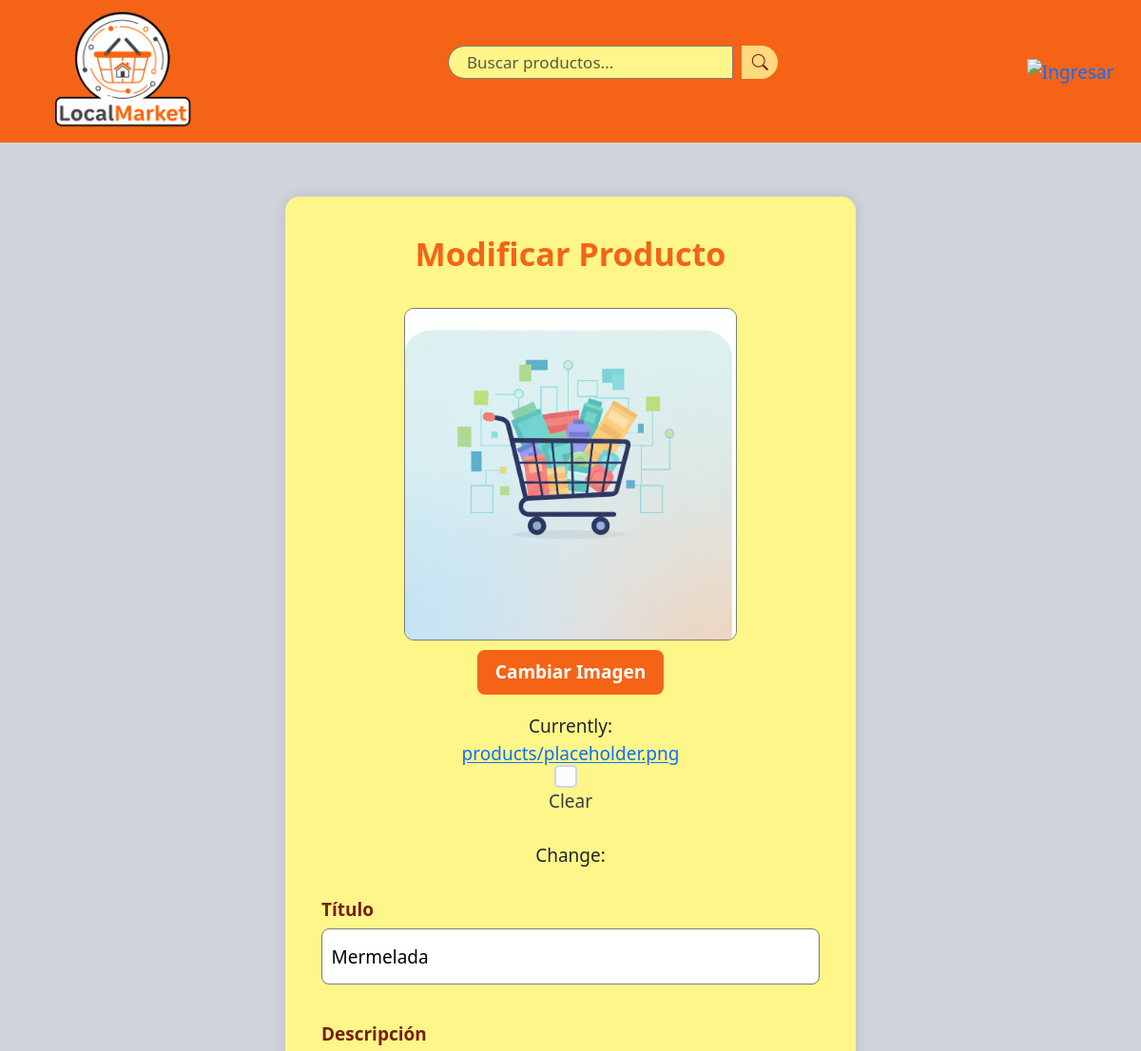
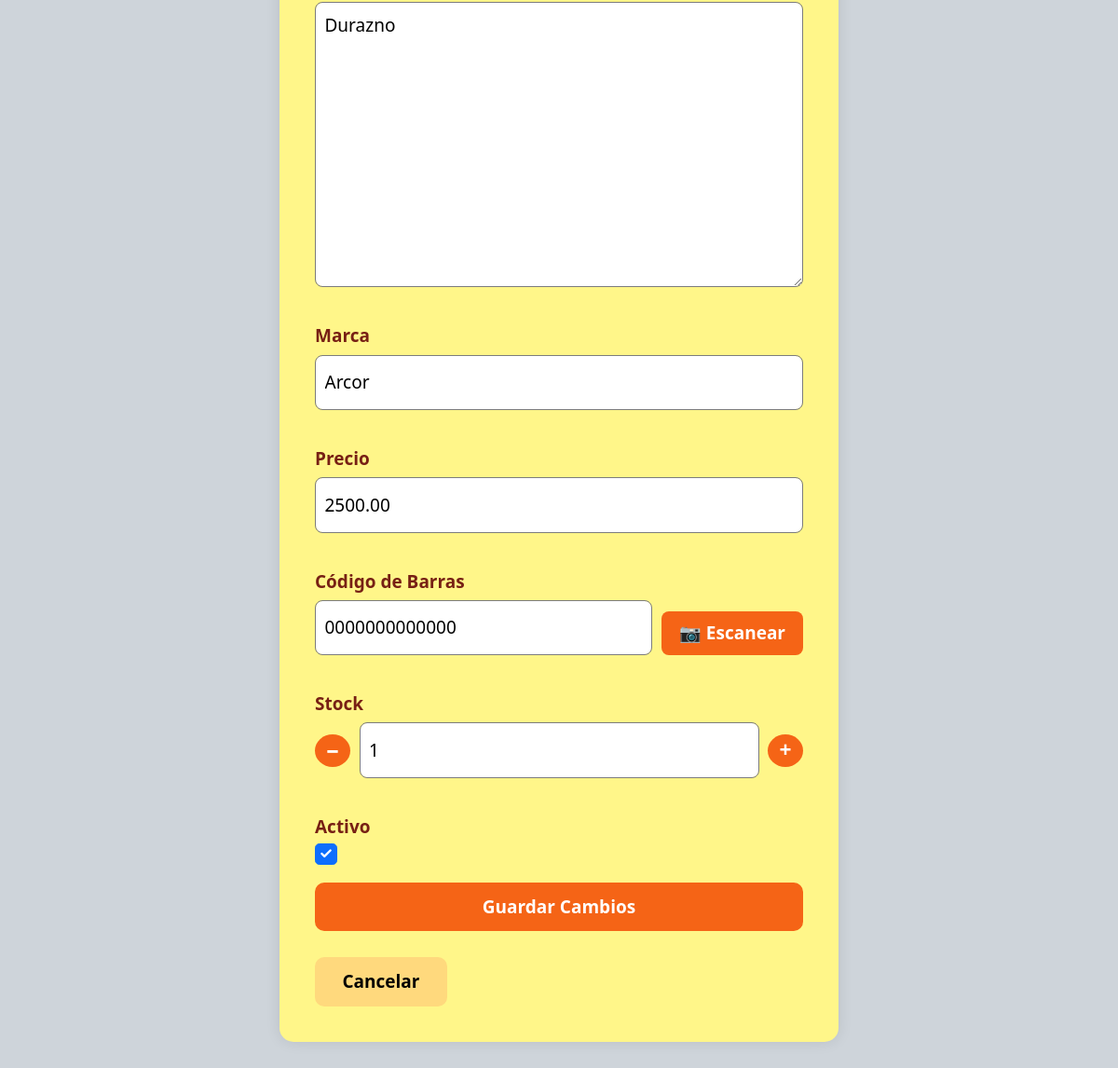
Screenshot of /productos/3/modificar/ with the database file from the repository (2 pictures, top to bottom).
### market/models.py (models this page shows, shortened)
class Product(models.Model):
    seller = models.ForeignKey(
        settings.AUTH_USER_MODEL,
        on_delete=models.CASCADE,
        related_name="products"
    )
    title = models.CharField(max_length=200)
    description = models.TextField(blank=True)
    marca = models.CharField(max_length=100, blank=True, default="Generico")
    price = models.DecimalField(max_digits=12, decimal_places=2)
    image = models.ImageField(
        upload_to="products/",
        blank=True,
        null=True,
        default="products/placeholder.png"
    )
    barcode = models.CharField(
        max_length=13,
        blank=True,
        default="0000000000000"
    )
    stock = models.IntegerField(
        blank=True,
        default=1
    )
    created_at = models.DateTimeField(auto_now_add=True)
    active = models.BooleanField(default=True)
    source = models.CharField(max_length=100, blank=True, default="Coto")  # supermercado
    query = models.CharField(max_length=100, blank=True, null=True)  # término de búsqueda

### market/views.py (the view)
# urls.py: path('<int:product_id>/modificar/', views.mod_product, name='mod_product'),
def mod_product(request, product_id):
    product = get_object_or_404(Product, pk=product_id)
    if request.method == 'POST':
        form = ProductForm(request.POST, request.FILES, instance=product)
        if form.is_valid():
            form.save()
            return redirect('market:product_list')
    else:
        form = ProductForm(instance=product)
    return render(request, 'market/mod_product.html', {'form': form})

### market/forms.py
class ProductForm(forms.ModelForm):
    class Meta:
        model = Product
        fields = ["title", "description", "marca", "price", "active", "image","barcode","stock",]
        widgets = {
            "title": forms.TextInput(attrs={"class": "form-control"}),
            "description": forms.Textarea(attrs={"class": "form-control"}),
            "marca": forms.TextInput(attrs={"class": "form-control"}),
            "price": forms.NumberInput(attrs={"class": "form-control"}),
            "active": forms.CheckboxInput(attrs={"class": "form-check-input"}),
            "image": forms.ClearableFileInput(attrs={
                "id": "id_image",
                "accept": "image/*"
            }),
            "barcode": forms.TextInput(attrs={
               "class": "form-control",
               "placeholder": "Ej: 0000000000000"
           }),
            "stock": forms.NumberInput(attrs={
               "class": "form-control",
               "min": "0",
               "placeholder": "Cantidad disponible"
           }),
        }

### market/context_processors.py (called while the page is built)
def user_avatar(request):
    if request.user.is_authenticated:
        avatar_url = get_user_avatar(request.user)
        return {'user_avatar_url': avatar_url}
    return {}

### market/templates/market/mod_product.html (shortened to what this page needs)
{% extends "base.html" %}
{% block content %}
<div class="add-product-container">
  <h2 class="title">Modificar Producto</h2>
  <form method="post" enctype="multipart/form-data" class="add-product-form">
    <div class="image-upload-group">
      <div class="image-preview-wrapper">
        <img id="imagePreview"
             src="{% if form.instance.image %}{{ form.instance.image.url }}{% else %}{{ MEDIA_URL }}products/placeholder.png{% endif %}"
             data-placeholder="{{ MEDIA_URL }}products/placeholder.png"
             alt="Preview imagen"
             class="image-preview">
      </div>
      <button type="button" id="selectImageBtn" class="btn select-image-btn">
        Cambiar Imagen
      </button>
      {{ form.image }}
    </div>
    <div class="form-inputs">
      <div class="form-group">
        <label for="id_title">Título</label>
        {{ form.title }}
      </div>
      <div class="form-group">
        <label for="id_description">Descripción</label>
        {{ form.description }}
      </div>
      <div class="form-group">
        <label for="id_marca">Marca</label>
        {{ form.marca }}
      </div>
      <div class="form-group">
        <label for="id_price">Precio</label>
        {{ form.price }}
      </div>
      <div class="form-group">
        <label for="id_barcode">Código de Barras</label>
        <div class="barcode-group">
          {{ form.barcode }}
          <button type="button" class="barcode-scan-btn" onclick="window.location.href='{% url 'scanner:scan' %}'">
            📷 Escanear
          </button>
        </div>
      </div>
      <div class="form-group">
        <label for="id_stock">Stock</label>
        <div class="stock-group">
          <button type="button" class="stock-btn" onclick="decrementStock()">−</button>
          {{ form.stock }}
          <button type="button" class="stock-btn" onclick="incrementStock()">+</button>
        </div>
      </div>
      <div class="form-group">
        <label for="id_active">Activo</label>
        {{ form.active }}
      </div>
    </div>
    <div class="form-actions">
      <button type="submit" class="btn save-btn">Guardar Cambios</button>
      <a href="{% url 'market:product_list' %}" class="btn cancel-btn">Cancelar</a>
    </div>
  </form>
</div>
{% endblock %}

### static/css/styles.css (style rules this page uses)
:root { --orange-pantone: #f56416ff; --falu-red: #772014ff; --gray: #7c7c7cff; --jasmine: #ffd97dff; --maize: #fff689ff; }
.add-product-container { max-width: 600px; margin: 2rem auto; background-color: var(--maize); padding: 2rem; border-radius: 15px; box-shadow: 0 0 15px rgba(0, 0, 0, 0.1); }
.title { color: var(--orange-pantone); text-align: center; margin-bottom: 2rem; font-size: 1.8rem; }
.image-upload-group { display: flex; flex-direction: column; align-items: center; margin-bottom: 1.5rem; }
.image-preview-wrapper { width: 100%; max-width: 350px; height: 350px; border: 1px solid var(--gray); border-radius: 10px; overflow: hidden; margin-bottom: 0.5rem; }
.image-preview { width: 100%; height: 100%; object-fit: cover; }
.select-image-btn { background-color: var(--orange-pantone); color: #fff; font-weight: 600; padding: 0.5rem 1rem; border-radius: 8px; border: none; cursor: pointer; transition: background-color 0.3s ease; margin-bottom: 1rem; }
.form-inputs .form-group { display: flex; flex-direction: column; margin-bottom: 1rem; }
.form-inputs label { font-weight: 600; margin-bottom: 0.3rem; color: var(--falu-red); }
.form-inputs input, .form-inputs textarea, .form-inputs select { background-color: #fff; color: #000; border: 1px solid var(--gray); border-radius: 8px; padding: 0.5rem; font-size: 1rem; }
.form-inputs textarea { resize: vertical; }
.stock-group { display: flex; align-items: center; gap: 0.5rem; }
.stock-btn { background-color: var(--orange-pantone); color: #fff; border: none; width: 35px; height: 35px; border-radius: 50%; font-size: 1.2rem; font-weight: bold; cursor: pointer; transition: background-color 0.3s ease; display: flex; align-items: center; justify-content: center; }
.form-actions { display: flex; justify-content: flex-start; gap: 0.5rem; margin-top: 1rem; flex-wrap: wrap; }
.save-btn, .scanner-btn { background-color: var(--orange-pantone); border: none; color: #fff; font-weight: 600; padding: 0.6rem 1.5rem; border-radius: 10px; cursor: pointer; transition: background-color 0.3s ease; text-decoration: none; display: inline-block; }
.cancel-btn { background-color: var(--jasmine); color: #000; font-weight: 600; padding: 0.6rem 1.5rem; border-radius: 10px; text-decoration: none; transition: background-color 0.3s ease; display: inline-block; }
.barcode-group { display: flex; align-items: flex-end; gap: 0.5rem; }
.barcode-group input { flex: 1; }
.barcode-scan-btn { background-color: var(--orange-pantone); color: #fff; border: none; padding: 0.5rem 1rem; border-radius: 8px; font-weight: 600; cursor: pointer; transition: background-color 0.3s ease; white-space: nowrap; }

### static/dashboard/dashboard.css (style rules this page uses)
:root { --orange-pantone: #f56416ff; --falu-red: #772014ff; --gray: #7c7c7cff; --jasmine: #ffd97dff; --maize: #fff689ff; }
h2 { color: var(--falu-red) ; margin: 2px auto; }

### rows the page displays
Product: image (placeholder picture), title "Mermelada", description "Durazno", marca "Arcor", price "2500.00", barcode "0000000000000", stock "1", active "☑"
